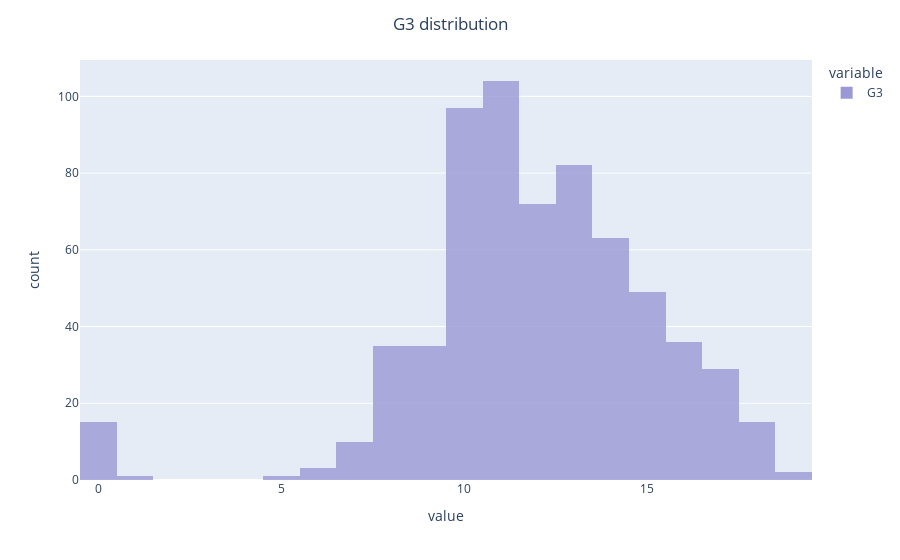

The notebook cell this image was saved under:
### Markdown cell above
Now let's look seperately at our target value

### Code cell
import plotly.express as px
G3 = data.G3
fig = px.histogram(G3, opacity = 0.8)
fig.update_traces(marker=dict(color='#9A99D6'))
fig.update_layout(title='G3 distribution', title_x = 0.5)
fig.show()

### Figure 1 — Plotly figure (JSON) as saved in the notebook; plotly's stock layout.template omitted (floating-point values rounded to 4 significant figures; data arrays with more than 128 entries replaced by an {"elided": "..."} marker saying what was removed)
{"data": [{"alignmentgroup": "True", "bingroup": "x", "hovertemplate": "variable=G3<br>value=%{x}<br>count=%{y}<extra></extra>", "legendgroup": "G3", "marker": {"color": "#9A99D6", "opacity": 0.8, "pattern": {"shape": ""}}, "name": "G3", "offsetgroup": "G3", "orientation": "v", "showlegend": true, "type": "histogram", "x": {"elided": "649 int values"}, "xaxis": "x", "yaxis": "y"}], "layout": {"barmode": "relative", "legend": {"title": {"text": "variable"}, "tracegroupgap": 0}, "margin": {"t": 60}, "title": {"text": "G3 distribution", "x": 0.5}, "xaxis": {"anchor": "y", "domain": [0, 1], "title": {"text": "value"}}, "yaxis": {"anchor": "x", "domain": [0, 1], "title": {"text": "count"}}}}
